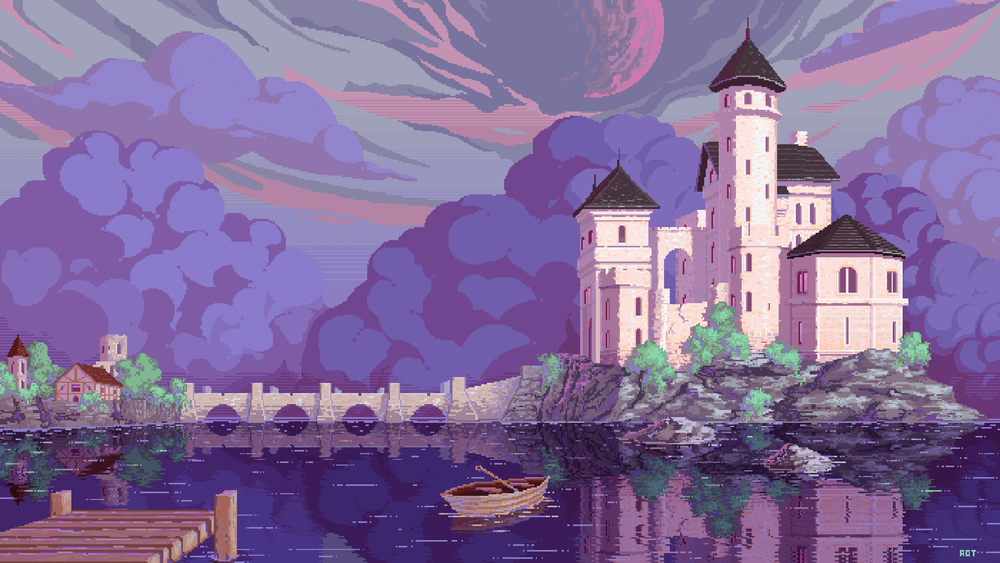
#> input picture 11_11_25/castle.png, 1000 x 563 px, shrunk from 1920 x 1081 before the run, found by its file name
$ python image_analyze.py
#> lines starting #> are read from the running program, lines starting #| are printed output that depends on the picture
import cv2
import numpy as np
import matplotlib.pyplot as plt
from sklearn.cluster import KMeans

file_name = 'castle.png'
caminho_arquivo = f"11_11_25/{file_name}"

image_bgr = cv2.imread(caminho_arquivo)
#> image_bgr is the input picture: shape (563, 1000, 3); mean B, G, R 155.1, 108.5, 131.2

if image_bgr is None:
    print(f"Erro: Não foi possível carregar a imagem em {caminho_arquivo}. Verifique o caminho.")
    exit()

pixels_data = image_bgr.reshape(-1, 3).astype(np.float32)

inertia_errors = []
k_range = range(1, 16)

print("--- Executando K-Means para o Método do Cotovelo (BGR) ---")
for k in k_range:
    kmeans = KMeans(n_clusters=k, random_state=42, n_init='auto')
    kmeans.fit(pixels_data)
    inertia_errors.append(kmeans.inertia_)

    if k % 5 == 0 or k == 1 or k == 15:
        print(f"K={k}: Inércia = {kmeans.inertia_:.2f}")
#> after the loop, inertia_errors = [3.26e+09, 1.43e+09, 880776768, 544840896, 444721664, 380729728, 326913344, 287589184, 257923296, 228359792, 216039904, 202160160, 184677472, 164451648, 155297152]

plt.figure(figsize=(10, 6))
plt.plot(k_range, inertia_errors, marker='o', linestyle='--')
plt.title('Método do Cotovelo para Determinação de K (Quantização BGR)')
plt.xlabel('Número de Clusters (K)')
plt.ylabel('Inércia (Erro)')
plt.xticks(k_range)
plt.grid(True)
plt.show()
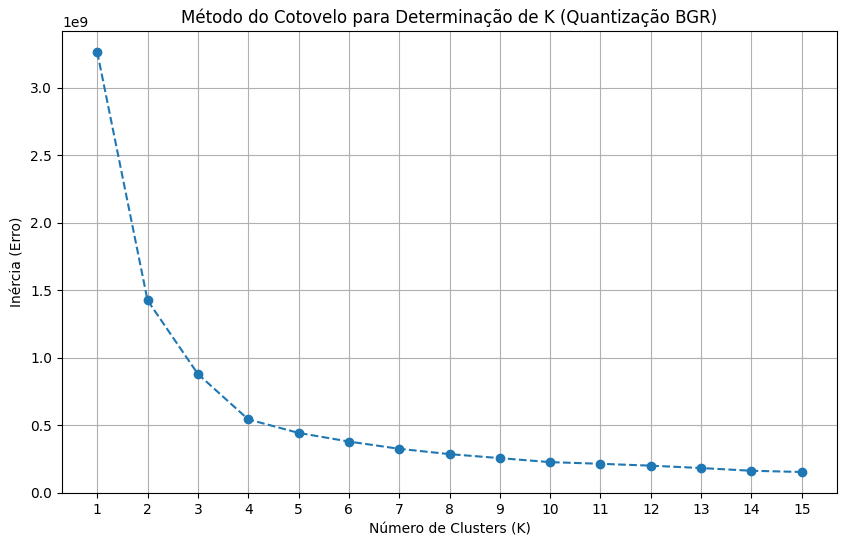
#> figure drawn by matplotlib, 1 panel; curve peaks at x = 1, y = 3.26e+09

k_optimal = 7

kmeans_optimal = KMeans(n_clusters=k_optimal, random_state=42, n_init='auto')
labels = kmeans_optimal.fit_predict(pixels_data)

new_colors = kmeans_optimal.cluster_centers_

print(f"\n--- Novas Cores Finais (Centróides BGR) para K={k_optimal} ---")
print(np.round(new_colors).astype(int))

quantized_data = new_colors[labels]

quantized_bgr_image = quantized_data.reshape(image_bgr.shape)
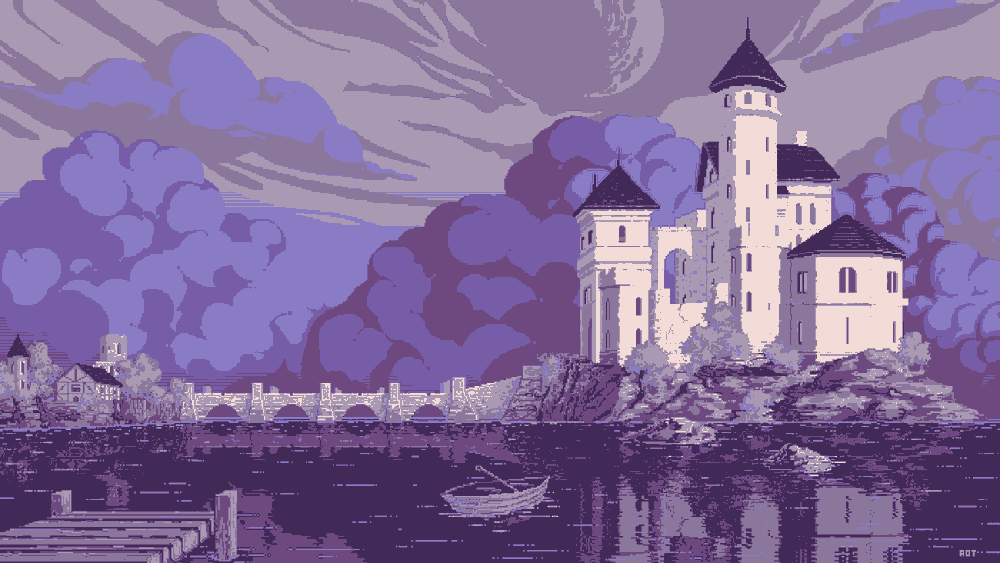
#> quantized_bgr_image: shape (563, 1000, 3) float32; mean B, G, R 155.1, 108.7, 131.3
quantized_bgr_image = np.clip(quantized_bgr_image, 0, 255).astype(np.uint8)

final_name = f"quantized_full_color_k{k_optimal}_{file_name}"
cv2.imwrite(f"11_11_25/{final_name}", quantized_bgr_image)

print("\n--- Imagem Final Gerada ---")
print(f"Imagem quantizada com {k_optimal} cores únicas (BGR) salva como: {final_name}")
